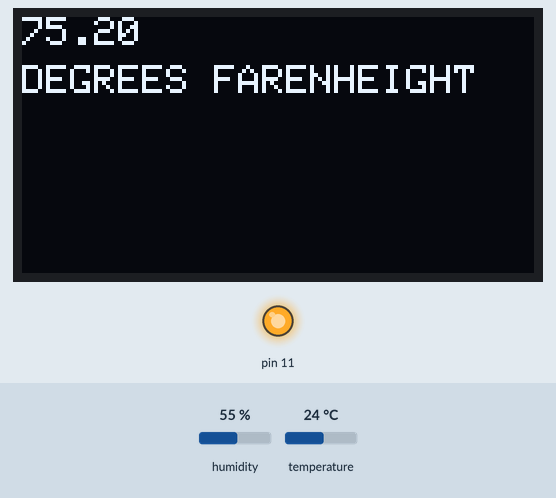
A sketch run on a simulated Arduino Uno, built with avr-gcc and run on an emulated ATmega328P. Parts: 128×64 one-colour display, output pins drawn as LEDs (lit = HIGH). The test bench sets the inputs (shaded band); at power-on: temperature 24 °C, humidity 55 %. The display library's start-up logo is not drawn.

Above: at 2.7 s.
2.8 s: temperature set to 12 °C
At 5.2 s:
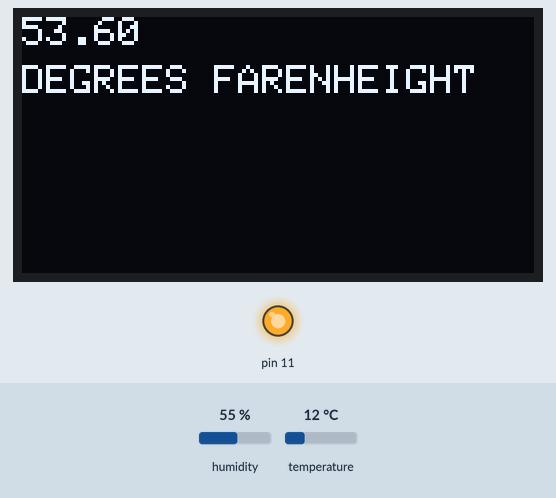
5.8 s: temperature set to 19 °C
At 7.4 s:
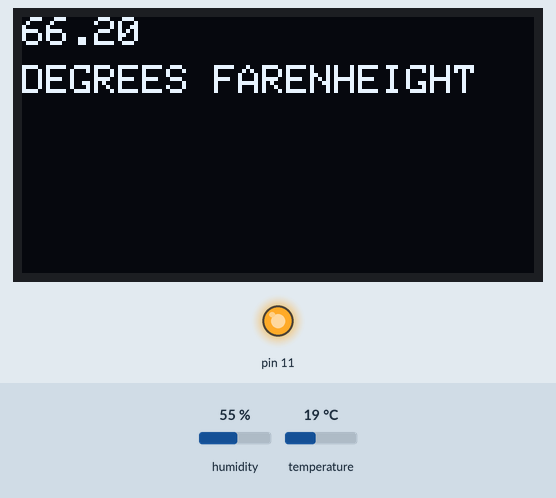
8.8 s: temperature set to 28 °C
At 10.7 s:
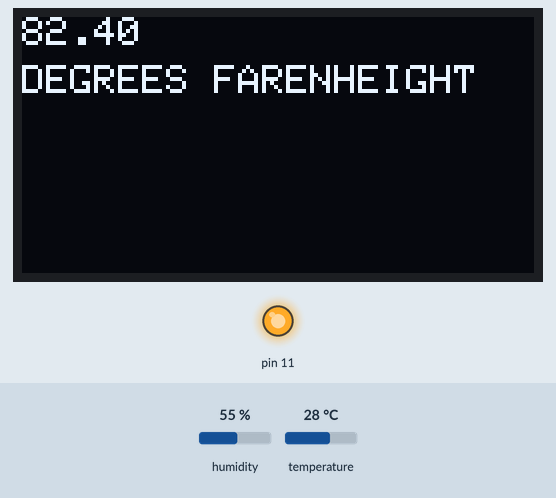
Timing chart, 0 to 12.2 s (numbered marks = the images above; inputs shaded):
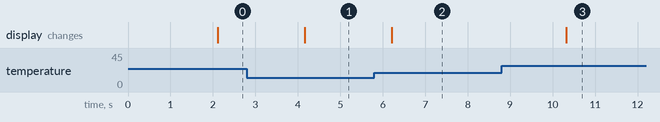

The sketch:

arduino_uno_temp_display.ino
```cpp
#include <SPI.h>
#include <Wire.h>
#include <Adafruit_GFX.h>
#include <Adafruit_SSD1306.h>
#include "DHT.h"


#define DHTPIN 8       // Pin connected to the DHT sensor
#define DHTTYPE DHT11  // Define your sensor type

#define SCREEN_WIDTH 128 // OLED display width, in pixels
#define SCREEN_HEIGHT 64 // OLED display height, in pixels

// Declaration for an SSD1306 display connected to I2C (SDA, SCL pins)
// Set OLED_RESET to -1 if your display doesn't have a physical reset pin
#define OLED_RESET     -1
Adafruit_SSD1306 display(SCREEN_WIDTH, SCREEN_HEIGHT, &Wire, OLED_RESET);

DHT dht(DHTPIN, DHTTYPE);

void setup() {
  // Initialize the display.
  // Change 0x3C to 0x3D if your specific screen requires it.
  if(!display.begin(SSD1306_SWITCHCAPVCC, 0x3C)) {
    for(;;); // Don't proceed, loop forever if initialization fails
  }
  pinMode(11,OUTPUT);
  dht.begin();

  // Clear the buffer (Adafruit displays show a splash screen by default)
  //display.clearDisplay();

  // Set text size (1 is small, 2 is medium, 3 is large)
  display.setTextSize(1);

  // Set text color (always WHITE for monochrome OLEDs)
  display.setTextColor(SSD1306_WHITE);

  // Set the cursor position (X, Y) coordinates
  //display.setCursor(0, 1);

  // Print the message to the internal buffer
  //display.println("Albert");

  //display.setCursor(0, 10);
  //display.println(F("World!"));

  // Push the buffer contents to the actual physical screen
  display.display();
  digitalWrite(11,HIGH);

}

void loop() {
  delay(2000);

  display.clearDisplay();

  // Nothing needed in the loop for a static message!
  float f = dht.readTemperature(true);

  if(isnan(f)){
    display.setCursor(0, 0);
    display.println("NO TEMPERATURE");
  }else{
    display.setCursor(0, 0);
    display.println(f);
    display.setCursor(0, 12);
    display.println("DEGREES FARENHEIGHT");
  }

  display.display();
}
```

Measured:
- after the input at 2.8 s, the display: changes after 1.4 s (image 1)
- after the input at 5.8 s, the display: changes after 0.42 s (image 2)
- after the input at 8.8 s, the display: changes after 1.5 s (image 3)
